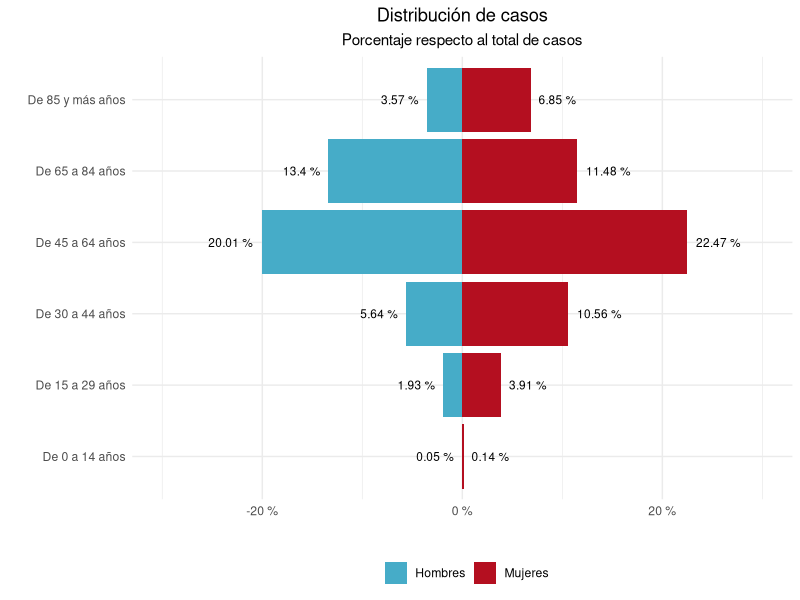
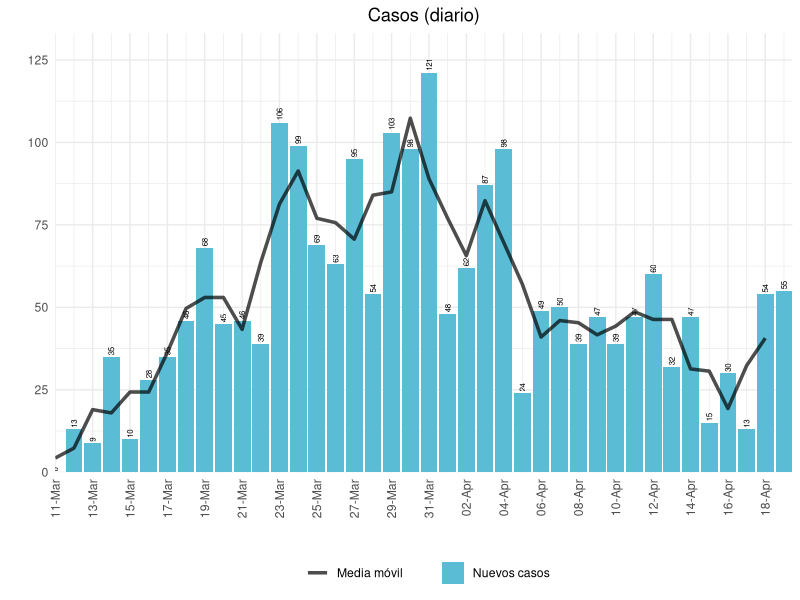
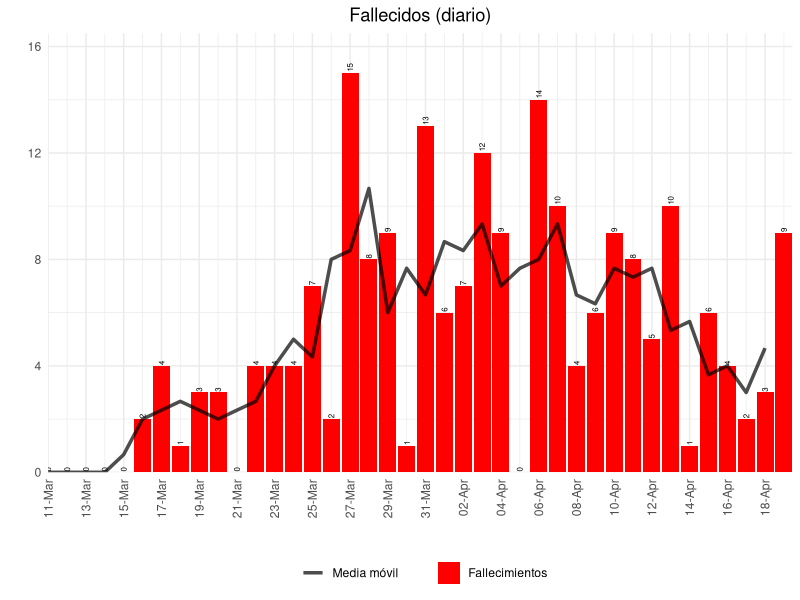
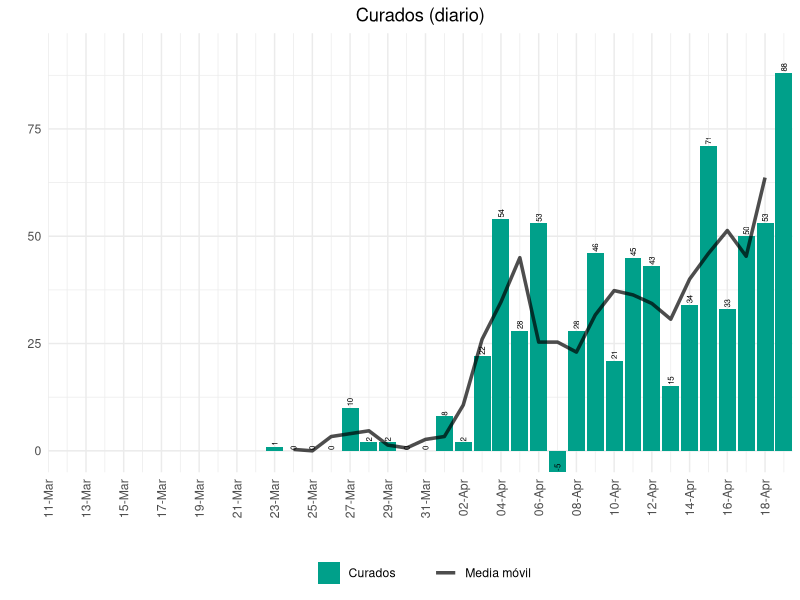
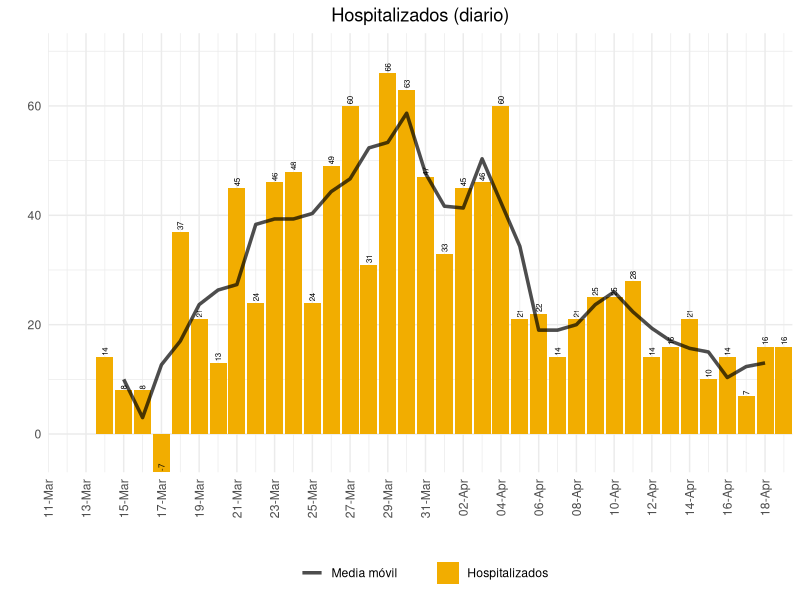
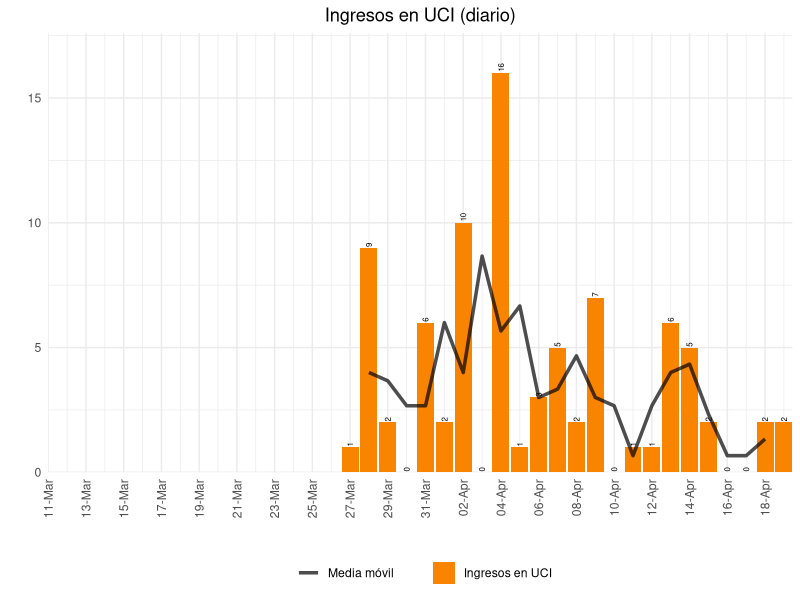
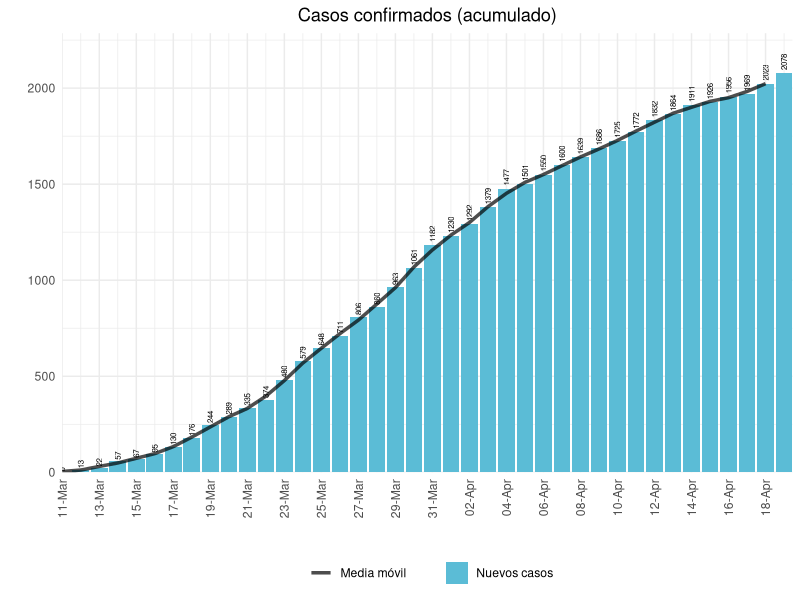
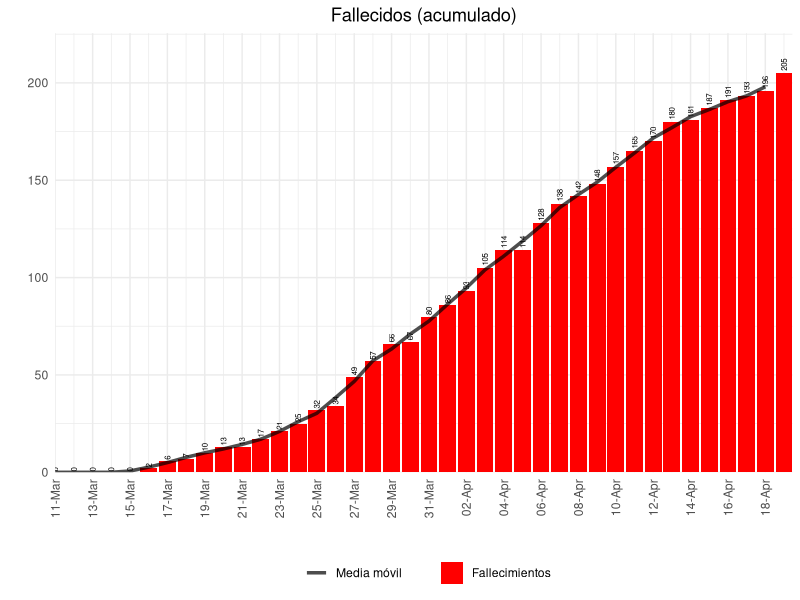

Here is the R script that generated these plots, in order:
## ---- chunk 1
knitr::opts_chunk$set(echo = TRUE)

library(ggplot2)

## ---- chunk 2

datos <- read.csv2('datos.csv', stringsAsFactors = FALSE)
datos$Fecha <- as.Date(datos$Fecha, format = '%d/%m/%Y')

edad <- read.csv2('datos_edad.csv', stringsAsFactors = FALSE, encoding = 'UTF-8')
#edad <- edad[-which(edad$Edad == 'TOTAL' | edad$Sexo == 'Ambos sexos'),]
edad$Valor <- 100*edad$Valor/sum(edad$Valor)

## ---- chunk 3

# función de disgregación
diario <- function(datos, columna){
  aux <- datos[which(datos$Medida == columna),]
  aux <- aux[order(aux$Fecha, decreasing = FALSE),]
  aux$Valor[-1] <- aux$Valor[-1] - aux$Valor[-dim(aux)[1]]
  
  return(aux)
}

# función para calcular la media movil de n días
media_movil <- function(datos, dias){
  datos$Valor <- filter(datos$Valor, rep(1/dias, dias), sides=2)
  
  return(datos)
}

# función para calcular la ratio de crecimiento en n días
ratio_crec <- function(datos, dias){
  datos$Valor_aux <- datos$Valor
  sapply(dias:dim(datos)[1], function(x){
    datos$Valor[x] <<- datos$Valor_aux[x] / datos$Valor_aux[x - (dias - 1)] 
  })
  
  datos$Valor[which(datos$Valor == Inf)] <- NaN
  
  return(datos)
}

# función para dibujar la evolución diaria
evolucion <- function(datos, titulo, color){
  ggplot(datos, aes(x = Fecha, y = Valor)) +
    geom_col(fill = color) +
    geom_text(data = datos, aes(x = Fecha, y = Valor, label = round(Valor, 2)), size = 2, vjust = 0.5, hjust = -0.2, angle = 90) +
    geom_hline(yintercept = 1, alpha = 0.7) +
    scale_x_date(date_breaks = '2 days', date_labels = '%d-%b', limits = c(as.Date('11-03-2020', format = '%d-%m-%Y'), NA), expand = c(0,0)) +
    labs(title = titulo, x = '', y = '') +
    theme_minimal() +
    theme(axis.text.x = element_text(angle = 90, vjust = 0.5, hjust = 1),
          plot.title = element_text(hjust = 0.5))
}

# función para dibujar la evolución diaria y media móvil
evolucion_movil <- function(datos1, datos2, titulo, serie, color){
  ggplot() +
    geom_col(data=datos1, aes(x = Fecha, y = Valor, fill = serie)) +
    geom_line(data=datos2, aes(x = Fecha, y = Valor, color = 'Media móvil'), alpha = 0.7, size = 1.2) +
    geom_text(data = datos1, aes(x = Fecha, y = Valor, label = round(Valor, 2)), size = 2, vjust = 0.5, hjust = -0.2, angle = 90) +
    scale_fill_manual('', values = color) +
    scale_color_manual('', values = 'black') +
    scale_x_date(date_breaks = '2 days', date_labels = '%d-%b', limits = c(as.Date('11-03-2020', format = '%d-%m-%Y'), NA), expand = c(0,0)) +
    scale_y_continuous(expand = c(0, 0, 0.1, 0)) +
    labs(title = titulo, x = '', y = '') +
    theme_minimal() +
    theme(axis.text.x = element_text(angle = 90, vjust=0.5, hjust=1),
          plot.title = element_text(hjust = 0.5),
          legend.position = 'bottom')
}

## ---- chunk 4
ggplot(data=edad, aes(x = Edad, y = ifelse(Sexo == 'Hombres', -Valor, Valor), fill = Sexo)) + 
  geom_bar(stat = "identity") +
  geom_text(data = edad, aes(x = Edad, y = ifelse(Sexo == 'Hombres', -Valor, Valor), label = paste(round(Valor, 2), '%'), vjust = 0.5, hjust = ifelse(Sexo == 'Hombres', 1.2, -0.2)), size = 3) +
  scale_fill_manual('', values = c('#46ACC8','#B40F20')) +
  scale_y_continuous(limits = c(-30, 30), labels = function(x) paste(x, '%')) +
  coord_flip() +
  labs(title = 'Distribución de casos', subtitle = 'Porcentaje respecto al total de casos', x = '', y = '') +
    theme_minimal() +
    theme(axis.text.x = element_text(vjust=1, hjust=0.5),
          plot.title = element_text(hjust = 0.5),
          plot.subtitle = element_text(hjust = 0.5),
          legend.position = 'bottom')
## ---- chunk 5

#d_diarios <- datos[which(datos$Medida == 'Nuevos casos'),]
d_diarios <- diario(datos, 'Confirmados')

evolucion_movil(d_diarios, media_movil(d_diarios, 3), 'Casos (diario)', 'Nuevos casos', '#5BBCD6')

## ---- chunk 6

f_diarios <- diario(datos, 'Fallecimientos')

evolucion_movil(f_diarios, media_movil(f_diarios, 3), 'Fallecidos (diario)', 'Fallecimientos', '#FF0000')


## ---- chunk 7

c_diarios <- diario(datos, 'Curados')

evolucion_movil(c_diarios, media_movil(c_diarios, 3), 'Curados (diario)', 'Curados', '#00A08A')

## ---- chunk 8

h_diarios <- diario(datos, 'Hospitalizados')

evolucion_movil(h_diarios, media_movil(h_diarios, 3), 'Hospitalizados (diario)', 'Hospitalizados', '#F2AD00')

## ---- chunk 9

u_diarios <- diario(datos, 'Total UCI')

evolucion_movil(u_diarios, media_movil(u_diarios, 3), 'Ingresos en UCI (diario)', 'Ingresos en UCI', '#F98400')

## ---- chunk 10

d_diarios_a <- datos[which(datos$Medida == 'Confirmados'),]

evolucion_movil(d_diarios_a, media_movil(d_diarios_a, 3), 'Casos confirmados (acumulado)', 'Nuevos casos', '#5BBCD6')

## ---- chunk 11

f_diarios_a <- datos[which(datos$Medida == 'Fallecimientos'),]

evolucion_movil(f_diarios_a, media_movil(f_diarios_a, 3), 'Fallecidos (acumulado)', 'Fallecimientos', '#FF0000')


## ---- chunk 12

c_diarios_a <- datos[which(datos$Medida == 'Curados'),]

evolucion_movil(c_diarios_a, media_movil(c_diarios_a, 3), 'Curados (acumulado)', 'Curados', '#00A08A')

## ---- chunk 13

h_diarios_a <- datos[which(datos$Medida == 'Hospitalizados'),]

evolucion_movil(h_diarios_a, media_movil(h_diarios_a, 3), 'Hospitalizados (acumulado)', 'Hospitalizados', '#F2AD00')

## ---- chunk 14

u_diarios_a <- datos[which(datos$Medida == 'Total UCI'),]

evolucion_movil(u_diarios_a, media_movil(u_diarios_a, 3), 'Ingresos en UCI (acumulado)', 'Ingresos en UCI', '#F98400')

## ---- chunk 15

d_diarios_r <- ratio_crec(datos[which(datos$Medida == 'Confirmados'),], 4)

evolucion(d_diarios_r, 'Casos confirmados (ratio de crecimiento)', '#5BBCD6')

## ---- chunk 16

f_diarios_r <- ratio_crec(datos[which(datos$Medida == 'Fallecimientos'),], 4)

evolucion(f_diarios_r, 'Fallecidos (ratio de crecimiento)', '#FF0000')


## ---- chunk 17

c_diarios_r <- ratio_crec(datos[which(datos$Medida == 'Curados'),], 4)

evolucion(c_diarios_r, 'Curados (ratio de crecimiento)', '#00A08A')

## ---- chunk 18

h_diarios_r <- ratio_crec(datos[which(datos$Medida == 'Hospitalizados'),], 4)

evolucion(h_diarios_r, 'Hospitalizados (ratio de crecimiento)', '#F2AD00')

## ---- chunk 19

u_diarios_r <- ratio_crec(datos[which(datos$Medida == 'Total UCI'),], 4)

evolucion(u_diarios_r, 'Ingresos en UCI (ratio de crecimiento)', '#F98400')

